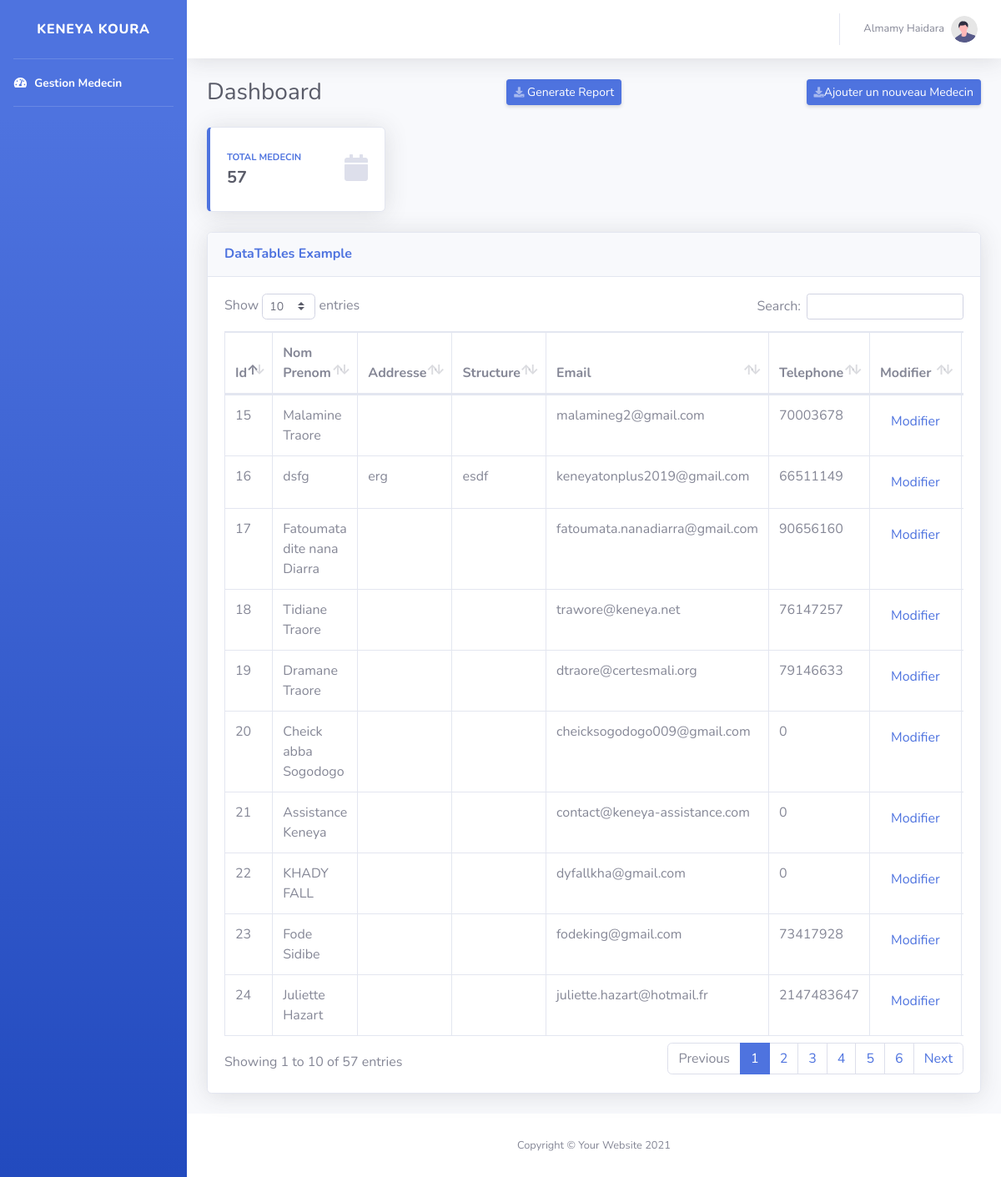
The app's page /index.php (signed in) with its own data.
### tables this page shows
CREATE TABLE `medecin` (
  `id_med` int(11) NOT NULL,
  `structure` varchar(250) DEFAULT NULL,
  `nom_prenom` varchar(250) DEFAULT NULL,
  `adresse` varchar(50) DEFAULT NULL,
  `telephone` int(11) DEFAULT NULL,
  `email` varchar(250) DEFAULT NULL,
  `date_1ere_rdv` date DEFAULT NULL,
  `source` varchar(250) DEFAULT NULL,
  `statut` varchar(250) DEFAULT NULL,
  `action1` longtext DEFAULT NULL,
  `action2` longtext DEFAULT NULL,
  `remarque` varchar(50) DEFAULT NULL,
  `del_med` varchar(20) NOT NULL DEFAULT '1'
);

### functions/functions.config.php (called while the page is built, shortened)
<?php
function getAllNurse()
{
    global $con;
    try {
        $req = $con->prepare("SELECT * FROM medecin ORDER BY id_med DESC ");
        $req->execute();
        $res  =  $req->fetchAll(PDO::FETCH_ASSOC);
        return $res ? $res : [];
    } catch (\Throwable $th) {
        throw $th;
    }
}

### components/table.php (the view, shortened to what this page needs)
<?php require_once("./functions/functions.config.php");
$allMedecin = getAllNurse();
?>
<div class="card shadow mb-4">
    <div class="card-header py-3">
        <h6 class="m-0 font-weight-bold text-primary">
            DataTables Example
        </h6>
    </div>
    <div class="card-body">
        <div class="table-responsive">
            <table class="table table-bordered" id="dataTable" width="100%" cellspacing="0">
                <thead>
                    <tr>
                        <th>Id</th>
                        <th>Nom Prenom</th>
                        <th>Addresse</th>
                        <th>Structure</th>
                        <th>Email</th>
                        <th>Telephone</th>
                        <th>Modifier</th>
                        <th>Suprimer</th>
                    </tr>
                </thead>
                <tbody>
                    <?php foreach ($allMedecin ? $allMedecin : [] as $key => $value) : ?>
                        <tr>
                            <td><?= $value["id_med"] ?></td>
                            <td><?= $value["nom_prenom"] ?></td>
                            <td><?= $value["structure"] ?></td>
                            <td><?= $value["adresse"] ?></td>
                            <td><?= $value["email"] ?></td>
                            <td><?= $value["telephone"] ?></td>
                            <td><a href="#" class="btn btn-transparent text-primary edit-btn" data-toggle="modal" data-target="#editModal" data-id="<?= $value["id_med"] ?>">Modifier</a></td>
                            <td><a href="./functions/medecin.php?delete_nurse=<?= $value["id_med"] ?>" rel="noopener noreferrer" class="text-danger">Supprimer</a></td>
                        </tr>
                    <?php endforeach ?>
                </tbody>
            </table>
        </div>
    </div>
</div>

### components/header.php (shortened to what this page needs)
<!DOCTYPE html>
<html lang="en">
<head>
    <link href="vendor/fontawesome-free/css/all.min.css" rel="stylesheet" type="text/css" />
    <link href="css/sb-admin-2.min.css" rel="stylesheet" />
    <link href="vendor/datatables/dataTables.bootstrap4.min.css" rel="stylesheet" />
</head>
<body id="page-top">

### index.php (shortened to what this page needs)
<?php require_once("./components/header.php") ?>
<div id="wrapper">
  <?php require_once("./components/sidebar.php") ?>
  <div id="content-wrapper" class="d-flex flex-column">
    <div id="content">
      <?php require_once("./components/topbar.php") ?>
      <div class="container-fluid">
        <div class="d-sm-flex align-items-center justify-content-between mb-4">
          <h1 class="h3 mb-0 text-gray-800">Dashboard</h1>
          <a href="#" class="d-none d-sm-inline-block btn btn-sm btn-primary shadow-sm"><i class="fas fa-download fa-sm text-white-50"></i> Generate
            Report</a>
          <a href="#" class="d-none d-sm-inline-block btn btn-sm btn-primary shadow-sm" data-toggle="modal" data-target="#addModal"><i class="fas fa-download fa-sm text-white-50"></i>Ajouter un nouveau Medecin</a>
        </div>
        <?php require_once("./components/recapRow.php") ?>
        <div class="columns">
          <?php require_once("./components/table.php") ?>
        </div>
      </div>
    </div>
    <?php require_once("./components/footer.php") ?>

### components/sidebar.php
<ul class="navbar-nav bg-gradient-primary sidebar sidebar-dark accordion" id="accordionSidebar">
    <a class="sidebar-brand d-flex align-items-center justify-content-center" href="index.html">
        <div class="sidebar-brand-text mx-3">keneya koura</div>
    </a>
    <hr class="sidebar-divider my-0" />
    <li class="nav-item active">
        <a class="nav-link" href="index.php">
            <i class="fas fa-fw fa-tachometer-alt"></i>
            <span>Gestion Medecin</span></a>
    </li>
    <hr class="sidebar-divider" />
</ul>

### components/topbar.php (shortened to what this page needs)
<nav class="navbar navbar-expand navbar-light bg-white topbar mb-4 static-top shadow">
    <ul class="navbar-nav ml-auto">
        <li class="nav-item dropdown no-arrow">
            <a class="nav-link dropdown-toggle" href="#" id="userDropdown" role="button" data-toggle="dropdown" aria-haspopup="true" aria-expanded="false">
                <span class="mr-2 d-none d-lg-inline text-gray-600 small"><?php if (isset($_SESSION['user'])) {
                                                                                echo $_SESSION['user'][2] . " " . $_SESSION['user'][3];
                                                                            } ?></span>
                <img class="img-profile rounded-circle" src="img/undraw_profile.svg" />
            </a>
        </li>
    </ul>
</nav>

### components/recapRow.php (shortened to what this page needs)
<?php require_once("./functions/functions.config.php");
$allMedecin = getAllNurse();
?>
<div class="row">
    <div class="col-xl-3 col-md-6 mb-4">
        <div class="card border-left-primary shadow h-100 py-2">
            <div class="card-body">
                <div class="row no-gutters align-items-center">
                    <div class="col mr-2">
                        <div class="text-xs font-weight-bold text-primary text-uppercase mb-1">
                            Total Medecin
                        </div>
                        <div class="h5 mb-0 font-weight-bold text-gray-800">
                            <?= sizeof($allMedecin) ?>
                        </div>
                    </div>
                    <div class="col-auto">
                        <i class="fas fa-calendar fa-2x text-gray-300"></i>
                    </div>
                </div>
            </div>
        </div>
    </div>
</div>

### components/footer.php (shortened to what this page needs)
<footer class="sticky-footer bg-white">
    <div class="container my-auto">
        <div class="copyright text-center my-auto">
            <span>Copyright &copy; Your Website 2021</span>
        </div>
    </div>
</footer>
</div>
</div>
</body>
</html>

### records on screen
medecin: id_med "24", nom_prenom "Juliette Hazart", email "juliette.hazart@hotmail.fr", telephone "2147483647"
medecin: id_med "23", nom_prenom "Fode Sidibe", email "fodeking@gmail.com", telephone "73417928"
medecin: id_med "22", nom_prenom "KHADY FALL", email "dyfallkha@gmail.com", telephone "0"
medecin: id_med "21", nom_prenom "Assistance Keneya", email "contact@keneya-assistance.com", telephone "0"
medecin: id_med "20", nom_prenom "Cheick abba Sogodogo", email "cheicksogodogo009@gmail.com", telephone "0"
medecin: id_med "19", nom_prenom "Dramane Traore", email "dtraore@certesmali.org", telephone "79146633"
medecin: id_med "18", nom_prenom "Tidiane Traore", email "trawore@keneya.net", telephone "76147257"
medecin: id_med "17", nom_prenom "Fatoumata dite nana Diarra", email "fatoumata.nanadiarra@gmail.com", telephone "90656160"
medecin: id_med "16", nom_prenom "dsfg", structure "erg", adresse "esdf", email "keneyatonplus2019@gmail.com", telephone "66511149"
medecin: id_med "15", nom_prenom "Malamine Traore", email "malamineg2@gmail.com", telephone "70003678"

### other values on screen
$_SESSION['user'][2] "Almamy"
$_SESSION['user'][3] "Haidara"
sizeof($allMedecin) "57"
